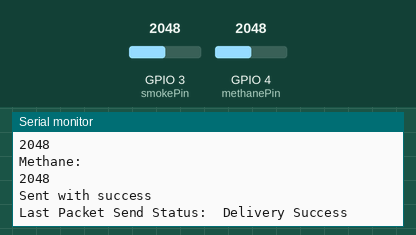
The sketch below on a simulated ESP32-C6. Shown: the last lines printed to the serial monitor. The test bench sets the inputs (shaded band); at power-on: GPIO 3 (smokePin) = 2048, GPIO 4 (methanePin) = 2048.

Above: at 2.8 s.
2.9 s: GPIO 3 (smokePin) set to 2866
5.6 s: GPIO 4 (methanePin) set to 1228
At 6.9 s:
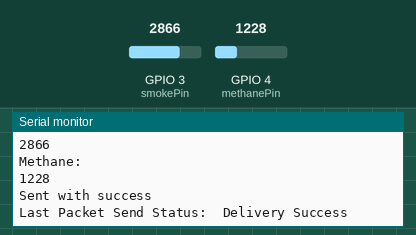
8.3 s: GPIO 3 (smokePin) set to 3603
11.0 s: GPIO 4 (methanePin) set to 491
At 12.7 s:
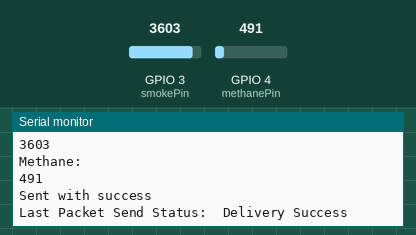
Timing chart, 0 to 14.2 s (numbered marks = the images above; inputs shaded):
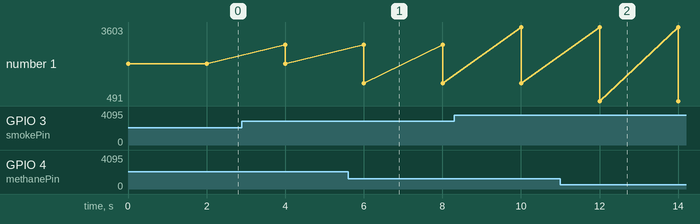

The sketch:

sender2.ino
```cpp
// Alvik robot smoke and methane report
// Roni Bandini, August 2024
// DFRobot Firebeetle 2 ESP32C6, set CDC on boot enabled, C8
// Sensors: fFor extended periods of non-usage, it is advisable to preheat the sensors for at least 24 hours


#include <esp_now.h>
#include <WiFi.h>

int smokePin   = A3;
int smokeValue = 0;

int methanePin    = A4;
int methaneValue  = 0;

// REPLACE WITH YOUR RECEIVER MAC Address
uint8_t broadcastAddress[] = {0x00, 0x00, 0x00, 0x00, 0x00, 0x00};


// Structure to send smoke and methane data
typedef struct struct_message {
  int a;
  int b;
} struct_message;

// Create a struct_message called myData
struct_message myData;

esp_now_peer_info_t peerInfo;

// callback when data is sent
void OnDataSent(const uint8_t *mac_addr, esp_now_send_status_t status) {
  Serial.print("\r\nLast Packet Send Status:\t");
  Serial.println(status == ESP_NOW_SEND_SUCCESS ? "Delivery Success" : "Delivery Fail");
}

void setup() {
  // Init Serial Monitor
  Serial.begin(115200);

  // Set device as a Wi-Fi Station
  WiFi.mode(WIFI_STA);

  // Init ESP-NOW
  if (esp_now_init() != ESP_OK) {
    Serial.println("Error initializing ESP-NOW");
    return;
  }

  // Once ESPNow is successfully Init, we will register for Send CB to
  // get the status of Trasnmitted packet
  esp_now_register_send_cb(OnDataSent);

  // Register peer
  memcpy(peerInfo.peer_addr, broadcastAddress, 6);
  peerInfo.channel = 0;
  peerInfo.encrypt = false;

  // Add peer
  if (esp_now_add_peer(&peerInfo) != ESP_OK){
    Serial.println("Failed to add peer");
    return;
  }
}

void loop() {

   smokeValue = analogRead(smokePin);  // read the input pin
   Serial.println("Smoke: ");
   Serial.println(smokeValue);

  methaneValue = analogRead(methanePin);  // read the input pin
   Serial.println("Methane: ");
   Serial.println(methaneValue);

  // Set values to send
  myData.a = smokeValue;
  myData.b = methaneValue;

  // Send message via ESP-NOW
  esp_err_t result = esp_now_send(broadcastAddress, (uint8_t *) &myData, sizeof(myData));

  if (result == ESP_OK) {
    Serial.println("Sent with success");
  }
  else {
    Serial.println("Error sending the data");
  }
  delay(2000);
}
```

Measured:
- after the input at 5.6 s, the serial monitor: prints a new line after 0.40 s (image 1)
- after the input at 11.0 s, the serial monitor: prints a new line after 1.0 s (image 2)
- plotted number 1: 2048 → 1228 after the input at 5.6 s, 1228 → 491 after the input at 11.0 s
